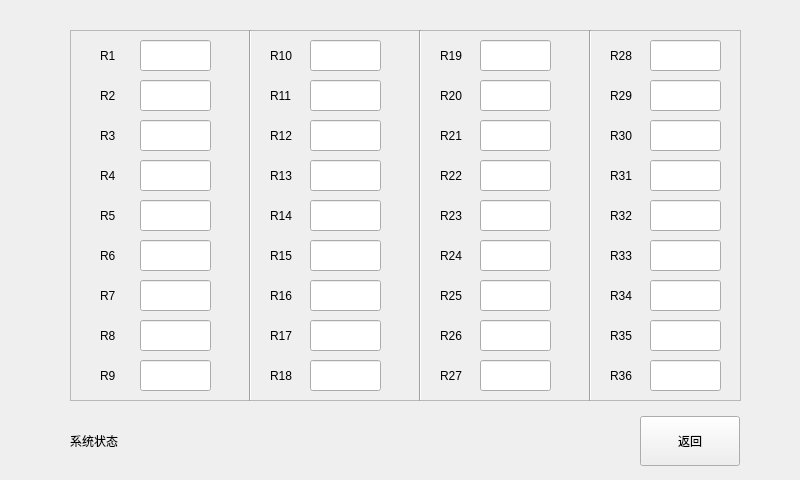
<?xml version="1.0" encoding="UTF-8"?>
<ui version="4.0">
 <class>SysState</class>
 <widget class="QWidget" name="SysState">
  <property name="geometry">
   <rect>
    <x>0</x>
    <y>0</y>
    <width>800</width>
    <height>480</height>
   </rect>
  </property>
  <property name="windowTitle">
   <string>Form</string>
  </property>
  <widget class="QLabel" name="lbR1">
   <property name="geometry">
    <rect>
     <x>100</x>
     <y>40</y>
     <width>41</width>
     <height>31</height>
    </rect>
   </property>
   <property name="text">
    <string>R1</string>
   </property>
  </widget>
  <widget class="QLabel" name="lbR2">
   <property name="geometry">
    <rect>
     <x>100</x>
     <y>80</y>
     <width>41</width>
     <height>31</height>
    </rect>
   </property>
   <property name="text">
    <string>R2</string>
   </property>
  </widget>
  <widget class="QLabel" name="lbR3">
   <property name="geometry">
    <rect>
     <x>100</x>
     <y>120</y>
     <width>41</width>
     <height>31</height>
    </rect>
   </property>
   <property name="text">
    <string>R3</string>
   </property>
  </widget>
  <widget class="QLabel" name="lbR4">
   <property name="geometry">
    <rect>
     <x>100</x>
     <y>160</y>
     <width>41</width>
     <height>31</height>
    </rect>
   </property>
   <property name="text">
    <string>R4</string>
   </property>
  </widget>
  <widget class="QLabel" name="lbR6">
   <property name="geometry">
    <rect>
     <x>100</x>
     <y>240</y>
     <width>41</width>
     <height>31</height>
    </rect>
   </property>
   <property name="text">
    <string>R6</string>
   </property>
  </widget>
  <widget class="QLabel" name="lbR5">
   <property name="geometry">
    <rect>
     <x>100</x>
     <y>200</y>
     <width>41</width>
     <height>31</height>
    </rect>
   </property>
   <property name="text">
    <string>R5</string>
   </property>
  </widget>
  <widget class="QLabel" name="lbR7">
   <property name="geometry">
    <rect>
     <x>100</x>
     <y>280</y>
     <width>41</width>
     <height>31</height>
    </rect>
   </property>
   <property name="text">
    <string>R7</string>
   </property>
  </widget>
  <widget class="QLabel" name="lbR9">
   <property name="geometry">
    <rect>
     <x>100</x>
     <y>360</y>
     <width>41</width>
     <height>31</height>
    </rect>
   </property>
   <property name="text">
    <string>R9</string>
   </property>
  </widget>
  <widget class="QLabel" name="lbR8">
   <property name="geometry">
    <rect>
     <x>100</x>
     <y>320</y>
     <width>41</width>
     <height>31</height>
    </rect>
   </property>
   <property name="text">
    <string>R8</string>
   </property>
  </widget>
  <widget class="QLabel" name="lbR16">
   <property name="geometry">
    <rect>
     <x>270</x>
     <y>280</y>
     <width>41</width>
     <height>31</height>
    </rect>
   </property>
   <property name="text">
    <string>R16</string>
   </property>
  </widget>
  <widget class="QLabel" name="lbR10">
   <property name="geometry">
    <rect>
     <x>270</x>
     <y>40</y>
     <width>41</width>
     <height>31</height>
    </rect>
   </property>
   <property name="text">
    <string>R10</string>
   </property>
  </widget>
  <widget class="QLabel" name="lbR17">
   <property name="geometry">
    <rect>
     <x>270</x>
     <y>320</y>
     <width>41</width>
     <height>31</height>
    </rect>
   </property>
   <property name="text">
    <string>R17</string>
   </property>
  </widget>
  <widget class="QLabel" name="lbR13">
   <property name="geometry">
    <rect>
     <x>270</x>
     <y>160</y>
     <width>41</width>
     <height>31</height>
    </rect>
   </property>
   <property name="text">
    <string>R13</string>
   </property>
  </widget>
  <widget class="QLabel" name="lbR12">
   <property name="geometry">
    <rect>
     <x>270</x>
     <y>120</y>
     <width>41</width>
     <height>31</height>
    </rect>
   </property>
   <property name="text">
    <string>R12</string>
   </property>
  </widget>
  <widget class="QLabel" name="lbR15">
   <property name="geometry">
    <rect>
     <x>270</x>
     <y>240</y>
     <width>41</width>
     <height>31</height>
    </rect>
   </property>
   <property name="text">
    <string>R15</string>
   </property>
  </widget>
  <widget class="QLabel" name="lbR14">
   <property name="geometry">
    <rect>
     <x>270</x>
     <y>200</y>
     <width>41</width>
     <height>31</height>
    </rect>
   </property>
   <property name="text">
    <string>R14</string>
   </property>
  </widget>
  <widget class="QLabel" name="lbR18">
   <property name="geometry">
    <rect>
     <x>270</x>
     <y>360</y>
     <width>41</width>
     <height>31</height>
    </rect>
   </property>
   <property name="text">
    <string>R18</string>
   </property>
  </widget>
  <widget class="QLabel" name="lbR11">
   <property name="geometry">
    <rect>
     <x>270</x>
     <y>80</y>
     <width>41</width>
     <height>31</height>
    </rect>
   </property>
   <property name="text">
    <string>R11</string>
   </property>
  </widget>
  <widget class="QLabel" name="lbR25">
   <property name="geometry">
    <rect>
     <x>440</x>
     <y>280</y>
     <width>41</width>
     <height>31</height>
    </rect>
   </property>
   <property name="text">
    <string>R25</string>
   </property>
  </widget>
  <widget class="QLabel" name="lbR19">
   <property name="geometry">
    <rect>
     <x>440</x>
     <y>40</y>
     <width>41</width>
     <height>31</height>
    </rect>
   </property>
   <property name="text">
    <string>R19</string>
   </property>
  </widget>
  <widget class="QLabel" name="lbR26">
   <property name="geometry">
    <rect>
     <x>440</x>
     <y>320</y>
     <width>41</width>
     <height>31</height>
    </rect>
   </property>
   <property name="text">
    <string>R26</string>
   </property>
  </widget>
  <widget class="QLabel" name="lbR22">
   <property name="geometry">
    <rect>
     <x>440</x>
     <y>160</y>
     <width>41</width>
     <height>31</height>
    </rect>
   </property>
   <property name="text">
    <string>R22</string>
   </property>
  </widget>
  <widget class="QLabel" name="lbR21">
   <property name="geometry">
    <rect>
     <x>440</x>
     <y>120</y>
     <width>41</width>
     <height>31</height>
    </rect>
   </property>
   <property name="text">
    <string>R21</string>
   </property>
  </widget>
  <widget class="QLabel" name="lbR24">
   <property name="geometry">
    <rect>
     <x>440</x>
     <y>240</y>
     <width>41</width>
     <height>31</height>
    </rect>
   </property>
   <property name="text">
    <string>R24</string>
   </property>
  </widget>
  <widget class="QLabel" name="lbR23">
   <property name="geometry">
    <rect>
     <x>440</x>
     <y>200</y>
     <width>41</width>
     <height>31</height>
    </rect>
   </property>
   <property name="text">
    <string>R23</string>
   </property>
  </widget>
  <widget class="QLabel" name="lbR27">
   <property name="geometry">
    <rect>
     <x>440</x>
     <y>360</y>
     <width>41</width>
     <height>31</height>
    </rect>
   </property>
   <property name="text">
    <string>R27</string>
   </property>
  </widget>
  <widget class="QLabel" name="lbR20">
   <property name="geometry">
    <rect>
     <x>440</x>
     <y>80</y>
     <width>41</width>
     <height>31</height>
    </rect>
   </property>
   <property name="text">
    <string>R20</string>
   </property>
  </widget>
  <widget class="QLabel" name="lbR34">
   <property name="geometry">
    <rect>
     <x>610</x>
     <y>280</y>
     <width>41</width>
     <height>31</height>
    </rect>
   </property>
   <property name="text">
    <string>R34</string>
   </property>
  </widget>
  <widget class="QLabel" name="lbR28">
   <property name="geometry">
    <rect>
     <x>610</x>
     <y>40</y>
     <width>41</width>
     <height>31</height>
    </rect>
   </property>
   <property name="text">
    <string>R28</string>
   </property>
  </widget>
  <widget class="QLabel" name="lbR35">
   <property name="geometry">
    <rect>
     <x>610</x>
     <y>320</y>
     <width>41</width>
     <height>31</height>
    </rect>
   </property>
   <property name="text">
    <string>R35</string>
   </property>
  </widget>
  <widget class="QLabel" name="lbR31">
   <property name="geometry">
    <rect>
     <x>610</x>
     <y>160</y>
     <width>41</width>
     <height>31</height>
    </rect>
   </property>
   <property name="text">
    <string>R31</string>
   </property>
  </widget>
  <widget class="QLabel" name="lbR30">
   <property name="geometry">
    <rect>
     <x>610</x>
     <y>120</y>
     <width>41</width>
     <height>31</height>
    </rect>
   </property>
   <property name="text">
    <string>R30</string>
   </property>
  </widget>
  <widget class="QLabel" name="lbR33">
   <property name="geometry">
    <rect>
     <x>610</x>
     <y>240</y>
     <width>41</width>
     <height>31</height>
    </rect>
   </property>
   <property name="text">
    <string>R33</string>
   </property>
  </widget>
  <widget class="QLabel" name="lbR32">
   <property name="geometry">
    <rect>
     <x>610</x>
     <y>200</y>
     <width>41</width>
     <height>31</height>
    </rect>
   </property>
   <property name="text">
    <string>R32</string>
   </property>
  </widget>
  <widget class="QLabel" name="lbR36">
   <property name="geometry">
    <rect>
     <x>610</x>
     <y>360</y>
     <width>41</width>
     <height>31</height>
    </rect>
   </property>
   <property name="text">
    <string>R36</string>
   </property>
  </widget>
  <widget class="QLabel" name="lbR29">
   <property name="geometry">
    <rect>
     <x>610</x>
     <y>80</y>
     <width>41</width>
     <height>31</height>
    </rect>
   </property>
   <property name="text">
    <string>R29</string>
   </property>
  </widget>
  <widget class="QLineEdit" name="lineEdit_1">
   <property name="geometry">
    <rect>
     <x>140</x>
     <y>40</y>
     <width>71</width>
     <height>31</height>
    </rect>
   </property>
  </widget>
  <widget class="QLineEdit" name="lineEdit_2">
   <property name="geometry">
    <rect>
     <x>140</x>
     <y>80</y>
     <width>71</width>
     <height>31</height>
    </rect>
   </property>
  </widget>
  <widget class="QLineEdit" name="lineEdit_3">
   <property name="geometry">
    <rect>
     <x>140</x>
     <y>120</y>
     <width>71</width>
     <height>31</height>
    </rect>
   </property>
  </widget>
  <widget class="QLineEdit" name="lineEdit_4">
   <property name="geometry">
    <rect>
     <x>140</x>
     <y>200</y>
     <width>71</width>
     <height>31</height>
    </rect>
   </property>
  </widget>
  <widget class="QLineEdit" name="lineEdit_5">
   <property name="geometry">
    <rect>
     <x>140</x>
     <y>160</y>
     <width>71</width>
     <height>31</height>
    </rect>
   </property>
  </widget>
  <widget class="QLineEdit" name="lineEdit_6">
   <property name="geometry">
    <rect>
     <x>140</x>
     <y>240</y>
     <width>71</width>
     <height>31</height>
    </rect>
   </property>
  </widget>
  <widget class="QLineEdit" name="lineEdit_7">
   <property name="geometry">
    <rect>
     <x>140</x>
     <y>320</y>
     <width>71</width>
     <height>31</height>
    </rect>
   </property>
  </widget>
  <widget class="QLineEdit" name="lineEdit_8">
   <property name="geometry">
    <rect>
     <x>140</x>
     <y>280</y>
     <width>71</width>
     <height>31</height>
    </rect>
   </property>
  </widget>
  <widget class="QLineEdit" name="lineEdit_9">
   <property name="geometry">
    <rect>
     <x>140</x>
     <y>360</y>
     <width>71</width>
     <height>31</height>
    </rect>
   </property>
  </widget>
  <widget class="QLineEdit" name="lineEdit_10">
   <property name="geometry">
    <rect>
     <x>310</x>
     <y>80</y>
     <width>71</width>
     <height>31</height>
    </rect>
   </property>
  </widget>
  <widget class="QLineEdit" name="lineEdit_11">
   <property name="geometry">
    <rect>
     <x>310</x>
     <y>40</y>
     <width>71</width>
     <height>31</height>
    </rect>
   </property>
  </widget>
  <widget class="QLineEdit" name="lineEdit_12">
   <property name="geometry">
    <rect>
     <x>310</x>
     <y>160</y>
     <width>71</width>
     <height>31</height>
    </rect>
   </property>
  </widget>
  <widget class="QLineEdit" name="lineEdit_13">
   <property name="geometry">
    <rect>
     <x>310</x>
     <y>360</y>
     <width>71</width>
     <height>31</height>
    </rect>
   </property>
  </widget>
  <widget class="QLineEdit" name="lineEdit_14">
   <property name="geometry">
    <rect>
     <x>310</x>
     <y>280</y>
     <width>71</width>
     <height>31</height>
    </rect>
   </property>
  </widget>
  <widget class="QLineEdit" name="lineEdit_15">
   <property name="geometry">
    <rect>
     <x>310</x>
     <y>320</y>
     <width>71</width>
     <height>31</height>
    </rect>
   </property>
  </widget>
  <widget class="QLineEdit" name="lineEdit_16">
   <property name="geometry">
    <rect>
     <x>310</x>
     <y>200</y>
     <width>71</width>
     <height>31</height>
    </rect>
   </property>
  </widget>
  <widget class="QLineEdit" name="lineEdit_17">
   <property name="geometry">
    <rect>
     <x>310</x>
     <y>240</y>
     <width>71</width>
     <height>31</height>
    </rect>
   </property>
  </widget>
  <widget class="QLineEdit" name="lineEdit_18">
   <property name="geometry">
    <rect>
     <x>310</x>
     <y>120</y>
     <width>71</width>
     <height>31</height>
    </rect>
   </property>
  </widget>
  <widget class="QLineEdit" name="lineEdit_19">
   <property name="geometry">
    <rect>
     <x>480</x>
     <y>80</y>
     <width>71</width>
     <height>31</height>
    </rect>
   </property>
  </widget>
  <widget class="QLineEdit" name="lineEdit_20">
   <property name="geometry">
    <rect>
     <x>480</x>
     <y>40</y>
     <width>71</width>
     <height>31</height>
    </rect>
   </property>
  </widget>
  <widget class="QLineEdit" name="lineEdit_21">
   <property name="geometry">
    <rect>
     <x>480</x>
     <y>160</y>
     <width>71</width>
     <height>31</height>
    </rect>
   </property>
  </widget>
  <widget class="QLineEdit" name="lineEdit_22">
   <property name="geometry">
    <rect>
     <x>480</x>
     <y>360</y>
     <width>71</width>
     <height>31</height>
    </rect>
   </property>
  </widget>
  <widget class="QLineEdit" name="lineEdit_23">
   <property name="geometry">
    <rect>
     <x>480</x>
     <y>280</y>
     <width>71</width>
     <height>31</height>
    </rect>
   </property>
  </widget>
  <widget class="QLineEdit" name="lineEdit_24">
   <property name="geometry">
    <rect>
     <x>480</x>
     <y>320</y>
     <width>71</width>
     <height>31</height>
    </rect>
   </property>
  </widget>
  <widget class="QLineEdit" name="lineEdit_25">
   <property name="geometry">
    <rect>
     <x>480</x>
     <y>200</y>
     <width>71</width>
     <height>31</height>
    </rect>
   </property>
  </widget>
  <widget class="QLineEdit" name="lineEdit_26">
   <property name="geometry">
    <rect>
     <x>480</x>
     <y>240</y>
     <width>71</width>
     <height>31</height>
    </rect>
   </property>
  </widget>
  <widget class="QLineEdit" name="lineEdit_27">
   <property name="geometry">
    <rect>
     <x>480</x>
     <y>120</y>
     <width>71</width>
     <height>31</height>
    </rect>
   </property>
  </widget>
  <widget class="QLineEdit" name="lineEdit_28">
   <property name="geometry">
    <rect>
     <x>650</x>
     <y>80</y>
     <width>71</width>
     <height>31</height>
    </rect>
   </property>
  </widget>
  <widget class="QLineEdit" name="lineEdit_29">
   <property name="geometry">
    <rect>
     <x>650</x>
     <y>40</y>
     <width>71</width>
     <height>31</height>
    </rect>
   </property>
  </widget>
  <widget class="QLineEdit" name="lineEdit_30">
   <property name="geometry">
    <rect>
     <x>650</x>
     <y>160</y>
     <width>71</width>
     <height>31</height>
    </rect>
   </property>
  </widget>
  <widget class="QLineEdit" name="lineEdit_31">
   <property name="geometry">
    <rect>
     <x>650</x>
     <y>360</y>
     <width>71</width>
     <height>31</height>
    </rect>
   </property>
  </widget>
  <widget class="QLineEdit" name="lineEdit_32">
   <property name="geometry">
    <rect>
     <x>650</x>
     <y>280</y>
     <width>71</width>
     <height>31</height>
    </rect>
   </property>
  </widget>
  <widget class="QLineEdit" name="lineEdit_33">
   <property name="geometry">
    <rect>
     <x>650</x>
     <y>320</y>
     <width>71</width>
     <height>31</height>
    </rect>
   </property>
  </widget>
  <widget class="QLineEdit" name="lineEdit_34">
   <property name="geometry">
    <rect>
     <x>650</x>
     <y>200</y>
     <width>71</width>
     <height>31</height>
    </rect>
   </property>
  </widget>
  <widget class="QLineEdit" name="lineEdit_35">
   <property name="geometry">
    <rect>
     <x>650</x>
     <y>240</y>
     <width>71</width>
     <height>31</height>
    </rect>
   </property>
  </widget>
  <widget class="QLineEdit" name="lineEdit_36">
   <property name="geometry">
    <rect>
     <x>650</x>
     <y>120</y>
     <width>71</width>
     <height>31</height>
    </rect>
   </property>
  </widget>
  <widget class="QLabel" name="lbSystate">
   <property name="geometry">
    <rect>
     <x>70</x>
     <y>420</y>
     <width>151</width>
     <height>41</height>
    </rect>
   </property>
   <property name="text">
    <string>系统状态</string>
   </property>
  </widget>
  <widget class="QPushButton" name="pbExit">
   <property name="geometry">
    <rect>
     <x>640</x>
     <y>416</y>
     <width>100</width>
     <height>50</height>
    </rect>
   </property>
   <property name="text">
    <string>返回</string>
   </property>
  </widget>
  <widget class="QFrame" name="frame">
   <property name="geometry">
    <rect>
     <x>70</x>
     <y>30</y>
     <width>671</width>
     <height>371</height>
    </rect>
   </property>
   <property name="frameShape">
    <enum>QFrame::StyledPanel</enum>
   </property>
   <property name="frameShadow">
    <enum>QFrame::Raised</enum>
   </property>
   <widget class="Line" name="line">
    <property name="geometry">
     <rect>
      <x>170</x>
      <y>0</y>
      <width>20</width>
      <height>371</height>
     </rect>
    </property>
    <property name="orientation">
     <enum>Qt::Vertical</enum>
    </property>
   </widget>
   <widget class="Line" name="line_2">
    <property name="geometry">
     <rect>
      <x>340</x>
      <y>0</y>
      <width>20</width>
      <height>371</height>
     </rect>
    </property>
    <property name="orientation">
     <enum>Qt::Vertical</enum>
    </property>
   </widget>
   <widget class="Line" name="line_3">
    <property name="geometry">
     <rect>
      <x>510</x>
      <y>0</y>
      <width>20</width>
      <height>371</height>
     </rect>
    </property>
    <property name="orientation">
     <enum>Qt::Vertical</enum>
    </property>
   </widget>
  </widget>
  <zorder>frame</zorder>
  <zorder>lbR1</zorder>
  <zorder>lbR2</zorder>
  <zorder>lbR3</zorder>
  <zorder>lbR4</zorder>
  <zorder>lbR6</zorder>
  <zorder>lbR5</zorder>
  <zorder>lbR7</zorder>
  <zorder>lbR9</zorder>
  <zorder>lbR8</zorder>
  <zorder>lbR16</zorder>
  <zorder>lbR10</zorder>
  <zorder>lbR17</zorder>
  <zorder>lbR13</zorder>
  <zorder>lbR12</zorder>
  <zorder>lbR15</zorder>
  <zorder>lbR14</zorder>
  <zorder>lbR18</zorder>
  <zorder>lbR11</zorder>
  <zorder>lbR25</zorder>
  <zorder>lbR19</zorder>
  <zorder>lbR26</zorder>
  <zorder>lbR22</zorder>
  <zorder>lbR21</zorder>
  <zorder>lbR24</zorder>
  <zorder>lbR23</zorder>
  <zorder>lbR27</zorder>
  <zorder>lbR20</zorder>
  <zorder>lbR34</zorder>
  <zorder>lbR28</zorder>
  <zorder>lbR35</zorder>
  <zorder>lbR31</zorder>
  <zorder>lbR30</zorder>
  <zorder>lbR33</zorder>
  <zorder>lbR32</zorder>
  <zorder>lbR36</zorder>
  <zorder>lbR29</zorder>
  <zorder>lineEdit_1</zorder>
  <zorder>lineEdit_2</zorder>
  <zorder>lineEdit_3</zorder>
  <zorder>lineEdit_4</zorder>
  <zorder>lineEdit_5</zorder>
  <zorder>lineEdit_6</zorder>
  <zorder>lineEdit_7</zorder>
  <zorder>lineEdit_8</zorder>
  <zorder>lineEdit_9</zorder>
  <zorder>lineEdit_10</zorder>
  <zorder>lineEdit_11</zorder>
  <zorder>lineEdit_12</zorder>
  <zorder>lineEdit_13</zorder>
  <zorder>lineEdit_14</zorder>
  <zorder>lineEdit_15</zorder>
  <zorder>lineEdit_16</zorder>
  <zorder>lineEdit_17</zorder>
  <zorder>lineEdit_18</zorder>
  <zorder>lineEdit_19</zorder>
  <zorder>lineEdit_20</zorder>
  <zorder>lineEdit_21</zorder>
  <zorder>lineEdit_22</zorder>
  <zorder>lineEdit_23</zorder>
  <zorder>lineEdit_24</zorder>
  <zorder>lineEdit_25</zorder>
  <zorder>lineEdit_26</zorder>
  <zorder>lineEdit_27</zorder>
  <zorder>lineEdit_28</zorder>
  <zorder>lineEdit_29</zorder>
  <zorder>lineEdit_30</zorder>
  <zorder>lineEdit_31</zorder>
  <zorder>lineEdit_32</zorder>
  <zorder>lineEdit_33</zorder>
  <zorder>lineEdit_34</zorder>
  <zorder>lineEdit_35</zorder>
  <zorder>lineEdit_36</zorder>
  <zorder>lbSystate</zorder>
  <zorder>pbExit</zorder>
 </widget>
 <resources/>
 <connections/>
</ui>
